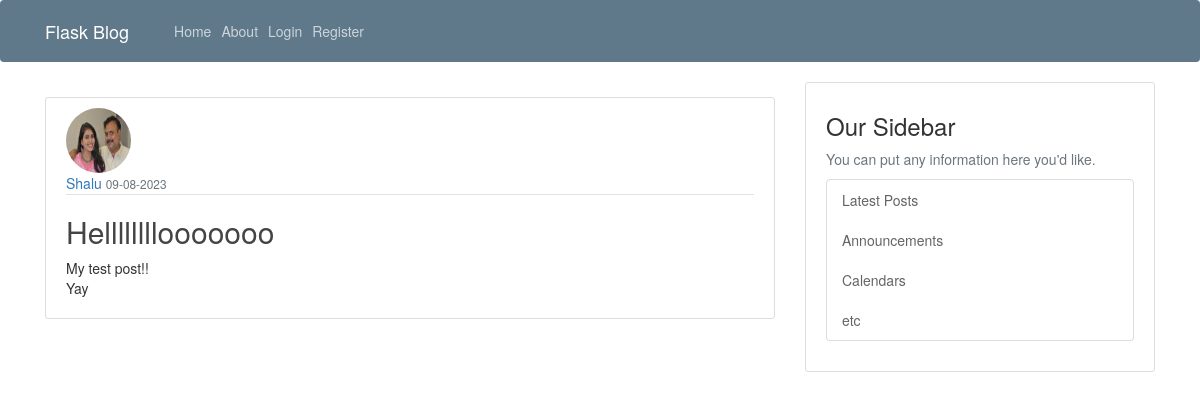
The page /post/25 on the database its author committed.
### flaskblog/models.py (models this page shows, shortened)
class User(db.Model, UserMixin):
    id = db.Column(db.Integer, primary_key=True)
    username = db.Column(db.String(20), unique=True, nullable=False)
    email = db.Column(db.String(120), unique=True, nullable=False)
    image_file = db.Column(db.String(20), nullable=False, default='default.jpg')
    password = db.Column(db.String(60), nullable=False)
    posts = db.relationship('Post', backref='author', lazy=True)

class Post(db.Model):
    id = db.Column(db.Integer, primary_key=True)
    title = db.Column(db.String(100), nullable=False)
    date_posted = db.Column(db.DateTime, nullable=False, default=datetime.utcnow)
    content = db.Column(db.Text, nullable=False)
    user_id = db.Column(db.Integer, db.ForeignKey('user.id'), nullable=False)

### flaskblog/posts/routes.py (the view)
@posts.route("/post/<int:post_id>")
def post(post_id):
    post = Post.query.get_or_404(post_id)
    return render_template('post.html', title=post.title, post=post)

### flaskblog/templates/post.html (shortened to what this page needs)
{% extends "layout.html" %}
{% block content %}
<link rel="stylesheet" href="http://maxcdn.bootstrapcdn.com/bootstrap/3.2.0/css/bootstrap.css">
  <article class="media content-section">
    <img class="rounded-circle article-img" src="{{ url_for('static', filename='profile_pics/' + post.author.image_file) }}">
    <div class="media-body">
      <div class="article-metadata">
        <a class="mr-2" href="{{ url_for('users.user_posts', username=post.author.username) }}">{{ post.author.username }}</a>
        <small class="text-muted">{{ post.date_posted.strftime('%d-%m-%Y') }}</small>
      </div>
      <h2 class="article-title">{{ post.title }}</h2>
      <p class="article-content">{{ post.content }}</p>
    </div>
  </article>
{% endblock content %}

### flaskblog/static/main.css (style rules this page uses)
body { background: #fafafa; color: #333333; margin-top: 5rem; }
h1, h2, h3, h4, h5, h6 { color: #444444; }
.content-section { background: #ffffff; padding: 10px 20px; border: 1px solid #dddddd; border-radius: 3px; margin-bottom: 20px; }
.article-title { color: #444444; }
.article-content { white-space: pre-line; }
.article-img { height: 65px; width: 65px; margin-right: 16px; }
.article-metadata { padding-bottom: 1px; margin-bottom: 4px; border-bottom: 1px solid #e3e3e3 }

### rows shown on the page
User: image_file (picture), author.username "Shalu"
Post: date_posted "09-08-2023", title "Hellllllllooooooo", content "My test post!! Yay"
